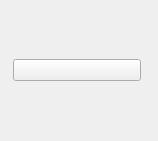
<?xml version="1.0" encoding="UTF-8"?>
<ui version="4.0">
 <class>PLSToastButton</class>
 <widget class="QWidget" name="PLSToastButton">
  <property name="geometry">
   <rect>
    <x>0</x>
    <y>0</y>
    <width>158</width>
    <height>141</height>
   </rect>
  </property>
  <property name="sizePolicy">
   <sizepolicy hsizetype="Preferred" vsizetype="Preferred">
    <horstretch>0</horstretch>
    <verstretch>0</verstretch>
   </sizepolicy>
  </property>
  <property name="windowTitle">
   <string>Form</string>
  </property>
  <layout class="QHBoxLayout" name="horizontalLayout">
   <property name="spacing">
    <number>0</number>
   </property>
   <property name="leftMargin">
    <number>13</number>
   </property>
   <property name="topMargin">
    <number>0</number>
   </property>
   <property name="rightMargin">
    <number>17</number>
   </property>
   <property name="bottomMargin">
    <number>0</number>
   </property>
   <item>
    <widget class="QPushButton" name="pushButton">
     <property name="text">
      <string/>
     </property>
    </widget>
   </item>
  </layout>
 </widget>
 <resources/>
 <connections/>
</ui>
